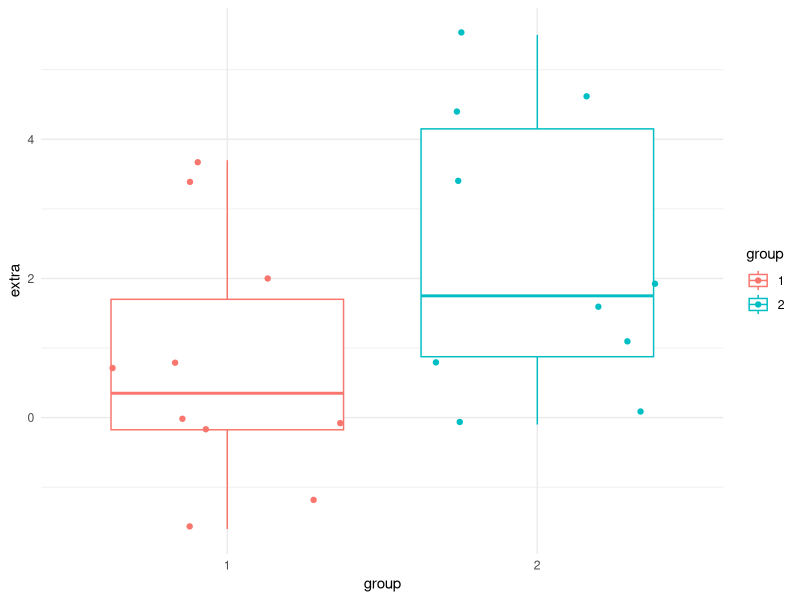
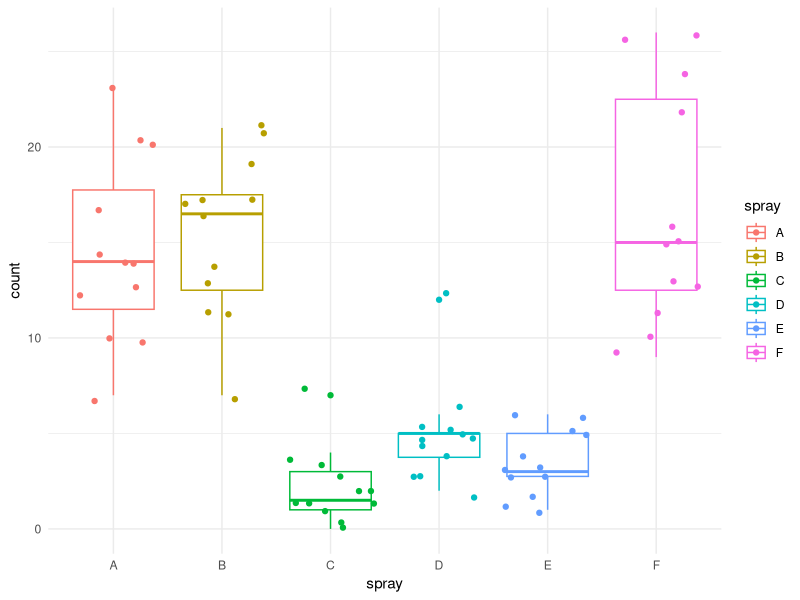
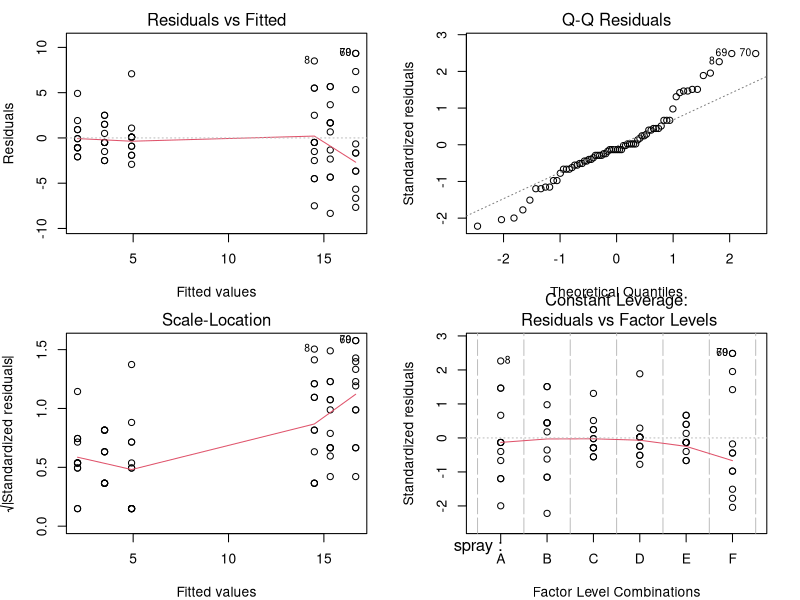
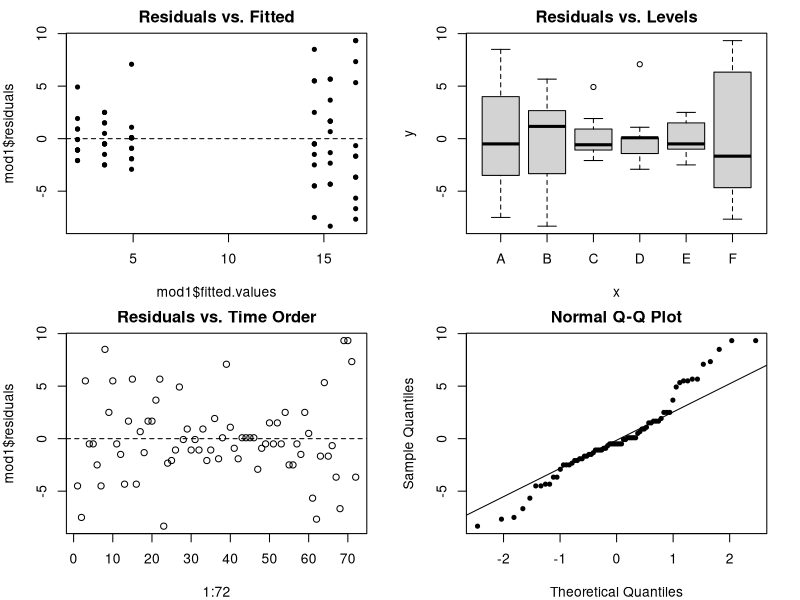
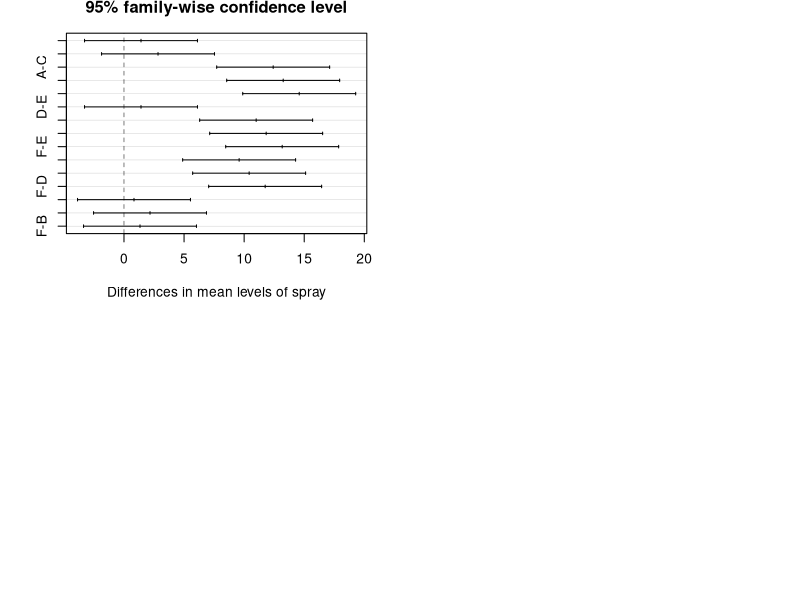
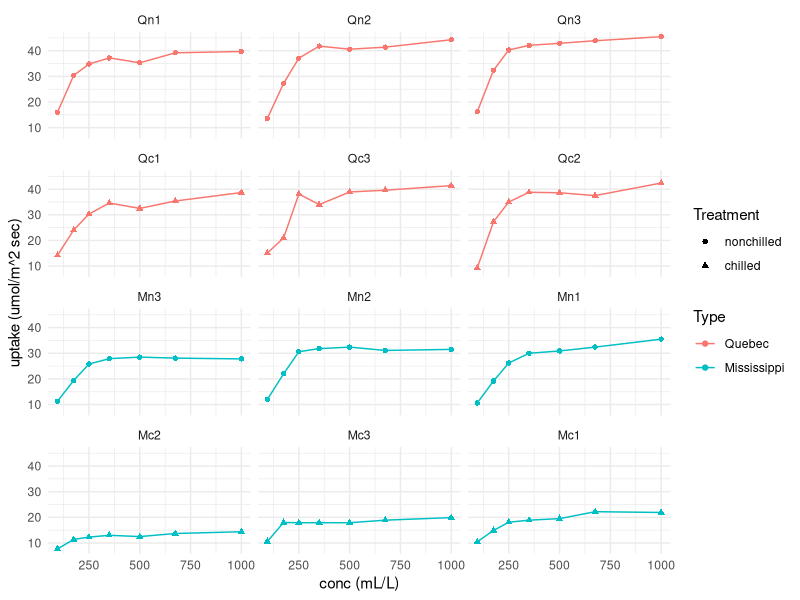

The R source for these figures, in order:
## ---- chunk 1
library(magrittr)
library(ggplot2)
## ---- chunk 2
ggplot(data = sleep, aes(x = group, y = extra, color = group)) +
  geom_boxplot() +
  geom_jitter() +
  theme_minimal()
## ---- chunk 3
ggplot(data = InsectSprays, aes(x = spray, y = count, color = spray)) +
  geom_boxplot() +
  geom_jitter() +
  theme_minimal()
## ---- chunk 4
mod1 <- aov(count ~ spray, data = InsectSprays)
## ---- chunk 5
summary(mod1)
## ---- chunk 6
qf(0.075, 5, 66, lower.tail = F)
## ---- chunk 7
names(mod1)
## ---- chunk 8
head(mod1$residuals, 10)
## ---- chunk 9
par(mar = c(4, 4, 2, 2), mfrow = c(2,2))
plot(mod1)
## ---- chunk 10
plot(mod1$fitted.values, mod1$residuals, main = "Residuals vs. Fitted", pch = 20)
abline(h = 0, lty = 2)
## ---- chunk 11
plot(mod1$model$spray, mod1$residuals, main = "Residuals vs. Levels" )
## ---- chunk 12
plot(1:72, mod1$residuals, main = "Residuals vs. Time Order")
abline(h = 0, lty = 2)
## ---- chunk 13
qqnorm(mod1$residuals, pch = 20)
qqline(mod1$residuals)
## ---- chunk 14
mod2 <- kruskal.test(count ~ spray, data = InsectSprays)
mod2
## ---- chunk 15
xbar = mean(InsectSprays[InsectSprays$spray == "A", "count"])
t_crit <- qt(0.025, mod1$df.residual, lower.tail = F)
s <- sqrt(sum((mod1$residuals)^2) / mod1$df.residual)
n <- sum(InsectSprays$spray == "A")
# 最后置信区间的上下限
c(xbar - t_crit * (s/ sqrt(n)), xbar + t_crit * (s/ sqrt(n)))
## ---- chunk 16
n1 <- sum(InsectSprays$spray == "A")
n2 <- sum(InsectSprays$spray == "C")

x1bar = mean(InsectSprays[InsectSprays$spray == "A", "count"])
x2bar = mean(InsectSprays[InsectSprays$spray == "C", "count"])
## ---- chunk 17
(x1bar - x2bar) - t_crit * s * sqrt( 1/ n1 + 1/n2)
(x1bar - x2bar) + t_crit * s * sqrt( 1/ n1 + 1/n2)
## ---- chunk 18
t_crit * s * sqrt( 1/ n1 + 1/n2)
## ---- chunk 19
mod3 <- TukeyHSD(mod1, ordered = TRUE)
mod3
## ---- chunk 20
(x1bar - x2bar)
## ---- chunk 21
q_crit <- qtukey(p = 0.05, nmeans = length(mod1$xlevels[[1]]), df = mod1$df.residual, lower.tail = F)
# mod1$df.residual 是 6 
hsd <- q_crit * s / sqrt(6)
hsd
## ---- chunk 22
plot(mod3)
## ---- chunk 23
ggplot(data = CO2, aes(x = conc, y = uptake, color = Type, shape = Treatment)) +
  geom_point() +
  geom_line() +
  facet_wrap(~Plant, ncol = 3) +
  theme_minimal() +
  labs(x = "conc (mL/L)", y = "uptake (umol/m^2 sec)")
## ---- chunk 24
data("OrchardSprays")
## ---- chunk 25
data("npk")
